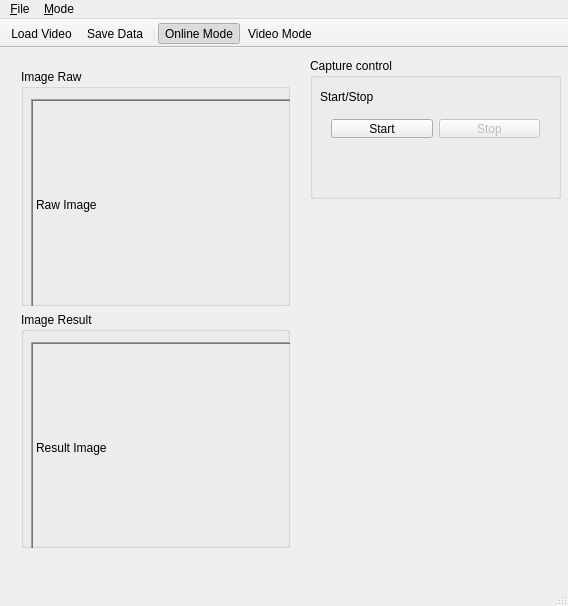
<?xml version="1.0" encoding="UTF-8"?>
<ui version="4.0">
 <class>MainWindow</class>
 <widget class="QMainWindow" name="MainWindow">
  <property name="geometry">
   <rect>
    <x>0</x>
    <y>0</y>
    <width>568</width>
    <height>606</height>
   </rect>
  </property>
  <property name="windowTitle">
   <string>MainWindow</string>
  </property>
  <widget class="QWidget" name="centralWidget">
   <widget class="QWidget" name="verticalLayoutWidget">
    <property name="geometry">
     <rect>
      <x>10</x>
      <y>10</y>
      <width>291</width>
      <height>501</height>
     </rect>
    </property>
    <layout class="QVBoxLayout" name="verticalLayout">
     <item>
      <widget class="QGroupBox" name="groupBox_2">
       <property name="title">
        <string>Image Raw</string>
       </property>
       <widget class="QLabel" name="imageshow_raw">
        <property name="geometry">
         <rect>
          <x>10</x>
          <y>30</y>
          <width>271</width>
          <height>211</height>
         </rect>
        </property>
        <property name="frameShape">
         <enum>QFrame::WinPanel</enum>
        </property>
        <property name="frameShadow">
         <enum>QFrame::Sunken</enum>
        </property>
        <property name="text">
         <string>Raw Image</string>
        </property>
       </widget>
      </widget>
     </item>
     <item>
      <widget class="QGroupBox" name="groupBox">
       <property name="title">
        <string>Image Result</string>
       </property>
       <widget class="QLabel" name="imageshow_result">
        <property name="geometry">
         <rect>
          <x>10</x>
          <y>30</y>
          <width>271</width>
          <height>211</height>
         </rect>
        </property>
        <property name="frameShape">
         <enum>QFrame::WinPanel</enum>
        </property>
        <property name="frameShadow">
         <enum>QFrame::Sunken</enum>
        </property>
        <property name="text">
         <string>Result Image</string>
        </property>
       </widget>
      </widget>
     </item>
    </layout>
   </widget>
   <widget class="QGroupBox" name="groupBox_3">
    <property name="geometry">
     <rect>
      <x>310</x>
      <y>10</y>
      <width>251</width>
      <height>141</height>
     </rect>
    </property>
    <property name="title">
     <string>Capture control</string>
    </property>
    <widget class="QWidget" name="gridLayoutWidget">
     <property name="geometry">
      <rect>
       <x>10</x>
       <y>50</y>
       <width>231</width>
       <height>41</height>
      </rect>
     </property>
     <layout class="QGridLayout" name="gridLayout">
      <item row="0" column="0">
       <widget class="QPushButton" name="btn_start">
        <property name="enabled">
         <bool>true</bool>
        </property>
        <property name="text">
         <string>Start</string>
        </property>
       </widget>
      </item>
      <item row="0" column="1">
       <widget class="QPushButton" name="btn_stop">
        <property name="enabled">
         <bool>false</bool>
        </property>
        <property name="text">
         <string>Stop</string>
        </property>
       </widget>
      </item>
     </layout>
    </widget>
    <widget class="QLabel" name="label">
     <property name="geometry">
      <rect>
       <x>10</x>
       <y>30</y>
       <width>61</width>
       <height>18</height>
      </rect>
     </property>
     <property name="text">
      <string>Start/Stop</string>
     </property>
    </widget>
   </widget>
  </widget>
  <widget class="QMenuBar" name="menuBar">
   <property name="geometry">
    <rect>
     <x>0</x>
     <y>0</y>
     <width>568</width>
     <height>23</height>
    </rect>
   </property>
   <widget class="QMenu" name="menuFile">
    <property name="title">
     <string>&amp;File</string>
    </property>
    <addaction name="actionLoad_Video"/>
    <addaction name="actionSave_Data"/>
    <addaction name="separator"/>
    <addaction name="actionExit"/>
   </widget>
   <widget class="QMenu" name="menu_Mode">
    <property name="title">
     <string>&amp;Mode</string>
    </property>
    <addaction name="action_Online_Mode"/>
    <addaction name="action_Video_Mode"/>
   </widget>
   <addaction name="menuFile"/>
   <addaction name="menu_Mode"/>
  </widget>
  <widget class="QToolBar" name="mainToolBar">
   <property name="movable">
    <bool>false</bool>
   </property>
   <attribute name="toolBarArea">
    <enum>TopToolBarArea</enum>
   </attribute>
   <attribute name="toolBarBreak">
    <bool>false</bool>
   </attribute>
   <addaction name="actionLoad_Video"/>
   <addaction name="actionSave_Data"/>
   <addaction name="separator"/>
   <addaction name="action_Online_Mode"/>
   <addaction name="action_Video_Mode"/>
  </widget>
  <widget class="QStatusBar" name="statusBar"/>
  <action name="actionLoad_Video">
   <property name="icon">
    <iconset resource="res.qrc">
     <normaloff>:/icons/icons/fileopen.png</normaloff>:/icons/icons/fileopen.png</iconset>
   </property>
   <property name="text">
    <string>&amp;Load Video</string>
   </property>
  </action>
  <action name="actionSave_Data">
   <property name="icon">
    <iconset resource="res.qrc">
     <normaloff>:/icons/icons/filesave.png</normaloff>:/icons/icons/filesave.png</iconset>
   </property>
   <property name="text">
    <string>&amp;Save Data</string>
   </property>
  </action>
  <action name="actionExit">
   <property name="text">
    <string>&amp;Exit</string>
   </property>
  </action>
  <action name="action_Online_Mode">
   <property name="checkable">
    <bool>true</bool>
   </property>
   <property name="checked">
    <bool>true</bool>
   </property>
   <property name="icon">
    <iconset resource="res.qrc">
     <normaloff>:/icons/icons/gnome-lockscreen.png</normaloff>:/icons/icons/gnome-lockscreen.png</iconset>
   </property>
   <property name="text">
    <string>&amp;Online Mode</string>
   </property>
  </action>
  <action name="action_Video_Mode">
   <property name="checkable">
    <bool>true</bool>
   </property>
   <property name="icon">
    <iconset resource="res.qrc">
     <normaloff>:/icons/icons/document-open-recent.png</normaloff>:/icons/icons/document-open-recent.png</iconset>
   </property>
   <property name="text">
    <string>&amp;Video Mode</string>
   </property>
  </action>
 </widget>
 <layoutdefault spacing="6" margin="11"/>
 <resources>
  <include location="res.qrc"/>
 </resources>
 <connections/>
</ui>
